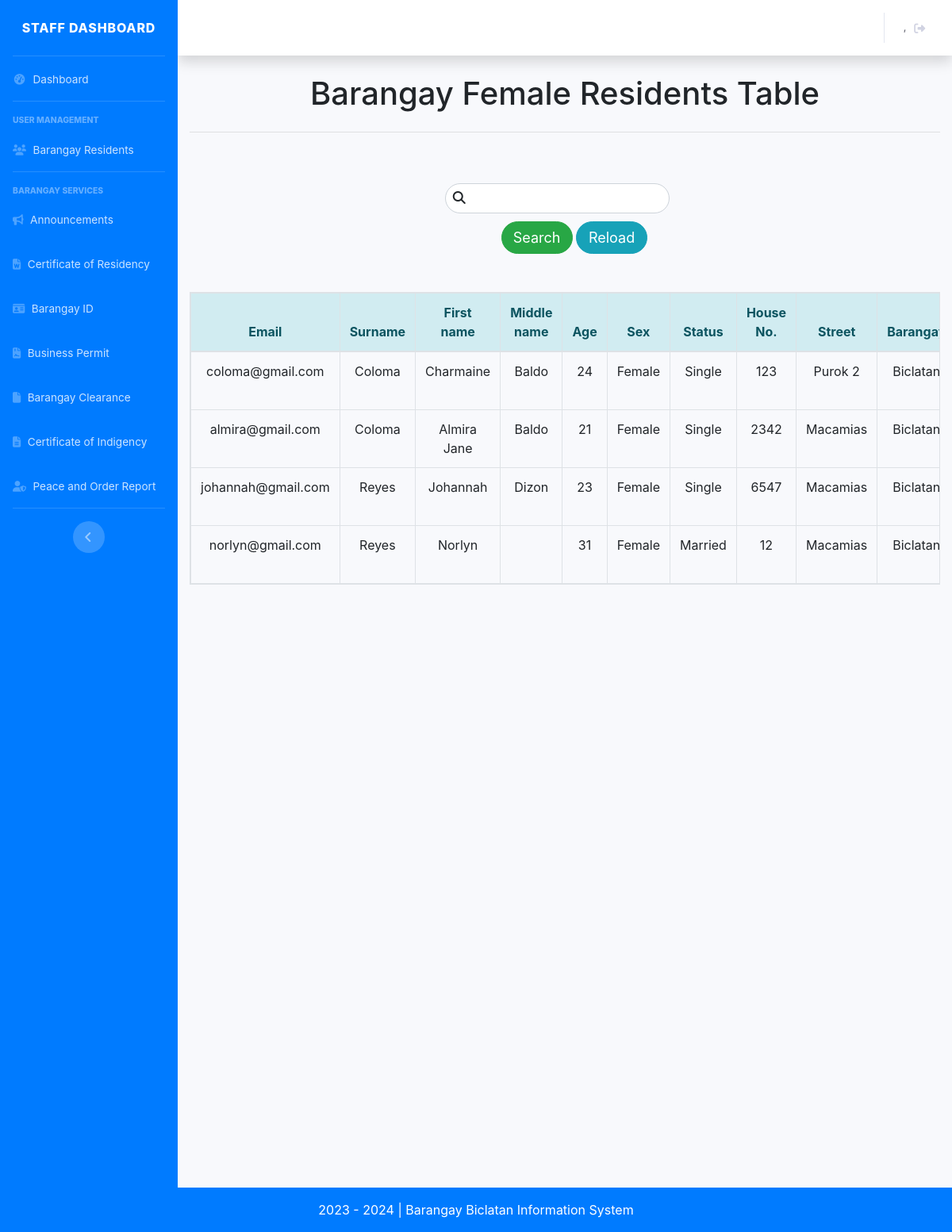
The app's page /staff_table_femaleres.php with its own data.
### tables this page shows
CREATE TABLE `tbl_resident` (
  `id_resident` int(11) NOT NULL,
  `request_status` varchar(50) NOT NULL,
  `res_photo` mediumblob DEFAULT NULL,
  `email` varchar(255) NOT NULL,
  `password` varchar(255) NOT NULL,
  `lname` varchar(255) NOT NULL,
  `fname` varchar(255) NOT NULL,
  `mi` varchar(255) NOT NULL,
  `age` int(11) NOT NULL,
  `sex` varchar(255) NOT NULL,
  `status` varchar(255) NOT NULL,
  `houseno` varchar(255) DEFAULT NULL,
  `street` varchar(255) DEFAULT NULL,
  `brgy` varchar(255) DEFAULT NULL,
  `municipal` varchar(255) DEFAULT NULL,
  `address` varchar(255) DEFAULT NULL,
  `contact` varchar(255) NOT NULL,
  `bdate` date NOT NULL,
  `bplace` varchar(255) NOT NULL,
  `nationality` varchar(255) NOT NULL,
  `family_role` varchar(255) NOT NULL,
  `voter` varchar(255) DEFAULT NULL,
  `pwd` varchar(10) NOT NULL,
  `indigent` varchar(255) NOT NULL,
  `single_parent` varchar(255) NOT NULL,
  `malnourished` varchar(255) NOT NULL,
  `four_ps` varchar(255) NOT NULL,
  `vaccinated` varchar(255) NOT NULL,
  `pregnancy` varchar(255) NOT NULL,
  `role` varchar(255) NOT NULL,
  `addedby` varchar(255) DEFAULT NULL
);

### classes/resident.class.php (called while the page is built, shortened)
<?php
    class ResidentClass extends BMISClass {
    public function view_resident_female(){
        $connection = $this->openConn();
        $stmt = $connection->prepare("SELECT * from tbl_resident WHERE `sex` = 'Female'");
        $stmt->execute();
        $view = $stmt->fetchAll();
        return $view;
    }
    }
?>

### admn_table_femaleres_search.php (the view, shortened to what this page needs)
<?php
	require 'classes/conn.php';
	if(isset($_POST['search_femaleres'])){
	$keyword = $_POST['keyword'];
?>
<table class="table table-hover table-bordered text-center table-responsive" >
    <thead class="alert-info">
        <tr>
            <th> Email </th>
            <th> Surname </th>
            <th> First name </th>
            <th> Middle name </th>
            <th> Age </th>
            <th> Sex </th>
            <th> Status </th>
            <th> House No. </th>
            <th> Street </th>
            <th> Barangay </th>
            <th> Municipality </th>
            <th> Contact </th>
            <th> Birth date </th>
            <th> Birth place </th>
            <th> Nationality </th>
        </tr>
    </thead>
    <tbody>
        <?php
            $stmnt = $conn->prepare("SELECT * FROM `tbl_resident` WHERE `lname` LIKE '%$keyword%' or  `mi` LIKE '%$keyword%' or  `fname` LIKE '%$keyword%'
            or  `age` LIKE '%$keyword%' or  `sex` LIKE '%$keyword%' or  `status` LIKE '%$keyword%' or  `address` LIKE '%$keyword%' or  `contact` LIKE '%$keyword%'
            or  `bdate` LIKE '%$keyword%' or  `bplace` LIKE '%$keyword%' or  `nationality` LIKE '%$keyword%' or  `family_role` LIKE '%$keyword%' or  `role` LIKE '%$keyword%' or  `email` LIKE '%$keyword%'");
            $stmnt->execute();
            while($view = $stmnt->fetch()){
        ?>
            <tr>
                <td> <?= $view['email'];?> </td>
                <td> <?= $view['lname'];?> </td>
                <td> <?= $view['fname'];?> </td>
                <td> <?= $view['mi'];?> </td>
                <td> <?= $view['age'];?> </td>
                <td> <?= $view['sex'];?> </td>
                <td> <?= $view['status'];?> </td>
                <td> <?= $view['houseno'];?> </td>
                <td> <?= $view['street'];?> </td>
                <td> <?= $view['brgy'];?> </td>
                <td> <?= $view['municipal'];?> </td>
                <td> <?= $view['contact'];?> </td>
                <td> <?= $view['bdate'];?> </td>
                <td> <?= $view['bplace'];?> </td>
                <td> <?= $view['nationality'];?> </td>
            </tr>
        <?php
        }
        ?>
    </tbody>
</table>
<?php
	}else{
?>
<table class="table table-hover table-bordered text-center table-responsive">
    <thead class="alert-info">
        <tr>
            <th> Email </th>
            <th> Surname </th>
            <th> First name </th>
            <th> Middle name </th>
            <th> Age </th>
            <th> Sex </th>
            <th> Status </th>
            <th> House No.</th>
            <th> Street </th>
            <th> Barangay </th>
        </tr>
    </thead>
    <tbody>
        <?php if(is_array($view)) {?>
            <?php foreach($view as $view) {?>
                <tr>
                    <td> <?= $view['email'];?> </td>
                    <td> <?= $view['lname'];?> </td>
                    <td> <?= $view['fname'];?> </td>
                    <td> <?= $view['mi'];?> </td>
                    <td> <?= $view['age'];?> </td>
                    <td> <?= $view['sex'];?> </td>
                    <td> <?= $view['status'];?> </td>
                    <td> <?= $view['houseno'];?> </td>
                    <td> <?= $view['street'];?> </td>
                    <td> <?= $view['brgy'];?> </td>
                </tr>
            <?php
                }
            ?>
        <?php
            }
        ?>
    </tbody>
</table>
<link href="customcss/regiformstyle.css" rel="stylesheet" type="text/css">
<link href="bootstrap/css/bootstrap.css" rel="stylesheet" type="text/css">
<?php
	}
?>

### css/regiformstyle.css (style rules this page uses)
body { background-color:#fff !important; }

### dashboard_sidebar_end.php (style rules this page uses)
html, body { height: 100%; }

### records on screen
tbl_resident: email "coloma@gmail.com", lname "Coloma", fname "Charmaine", mi "Baldo", age "24", sex "Female", status "Single", houseno "123", street "Purok 2", brgy "Biclatan"
tbl_resident: email "almira@gmail.com", lname "Coloma", fname "Almira Jane", mi "Baldo", age "21", sex "Female", status "Single", houseno "2342", street "Macamias", brgy "Biclatan"
tbl_resident: email "johannah@gmail.com", lname "Reyes", fname "Johannah", mi "Dizon", age "23", sex "Female", status "Single", houseno "6547", street "Macamias", brgy "Biclatan"
tbl_resident: email "norlyn@gmail.com", lname "Reyes", fname "Norlyn", age "31", sex "Female", status "Married", houseno "12", street "Macamias", brgy "Biclatan"
